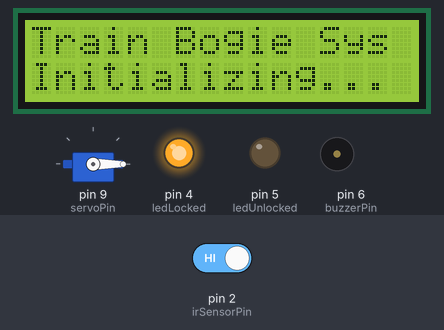
Recording of a sketch running on a simulated Arduino Uno, built with avr-gcc and run on an emulated ATmega328P. Shown: servo, 16×2 character LCD, output pins drawn as LEDs (lit = HIGH), buzzer (waves = sounding, pin HIGH). Inputs (shaded band) come from the test bench; at power-on: pin 2 (irSensorPin) HIGH. The modem accepts every AT command (registered, SIM ready, sends succeed) and sends nothing else; what the sketch prints to the serial monitor is not drawn.

Above: at 0.1 s.
At 3.7 s:
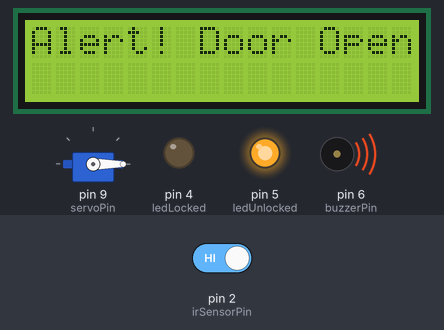
Timing chart, 0 to 5.2 s (numbered marks = the images above):
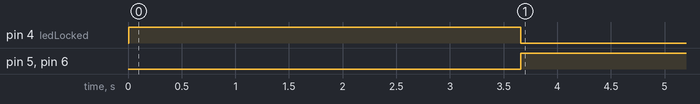

The sketch:

updated_arduino.ino
```cpp
#include <Servo.h>
#include <SoftwareSerial.h>
#include <Wire.h>
#include <LiquidCrystal_I2C.h>

// Pins
const int servoPin = 9;
const int irSensorPin = 2;
const int ledLocked = 4;
const int ledUnlocked = 5;
const int buzzerPin = 6;

// Objects
Servo lockServo;
SoftwareSerial gsmSerial(10, 11); // RX, TX pins for SIM800L
LiquidCrystal_I2C lcd(0x27, 16, 2);

// Variables
String incomingSMS = "";
bool doorLocked = false;
bool alertSent = false;

void setup() {
  Serial.begin(9600);
  gsmSerial.begin(9600);

  pinMode(irSensorPin, INPUT);
  pinMode(ledLocked, OUTPUT);
  pinMode(ledUnlocked, OUTPUT);
  pinMode(buzzerPin, OUTPUT);

  lockServo.attach(servoPin);
  lockDoor();

  lcd.init();
  lcd.backlight();
  lcd.setCursor(0,0);
  lcd.print("Train Bogie Sys");
  lcd.setCursor(0,1);
  lcd.print("Initializing...");
  delay(2000);

  sendATCommand("AT");
  sendATCommand("AT+CMGF=1");     // SMS text mode
  sendATCommand("AT+CNMI=2,2,0,0,0"); // Direct SMS to serial

  lcd.clear();
  updateLCDStatus();
}

void loop() {
  monitorDoor();
  receiveSMS();
}

void monitorDoor() {
  int doorState = digitalRead(irSensorPin);
  if (doorLocked && doorState == HIGH && !alertSent) {
    // Door opened while locked - unauthorized
    alertSent = true;
    digitalWrite(buzzerPin, HIGH);
    digitalWrite(ledUnlocked, HIGH);
    digitalWrite(ledLocked, LOW);
    lcd.clear();
    lcd.print("Alert! Door Open");
    sendSMS("Alert! Train bogie door opened unauthorized.");
  }
  if (doorState == LOW) {
    // Door closed
    digitalWrite(buzzerPin, LOW);
    digitalWrite(ledLocked, doorLocked ? HIGH : LOW);
    digitalWrite(ledUnlocked, doorLocked ? LOW : HIGH);
    if(alertSent) {
      alertSent = false;
      updateLCDStatus();
    }
  }
}

void receiveSMS() {
  while (gsmSerial.available()) {
    char c = gsmSerial.read();
    Serial.write(c);

    if (c == '\n' || c == '\r') {
      if (incomingSMS.length() > 0) {
        handleSMS(incomingSMS);
        incomingSMS = "";
      }
    } else {
      incomingSMS += c;
    }
  }
}

void handleSMS(String sms) {
  sms.trim();
  sms.toUpperCase();

  Serial.print("Received SMS: ");
  Serial.println(sms);

  if (sms.indexOf("OPEN") != -1) {
    unlockDoor();
    sendSMS("Door is now OPENED.");
  } else if (sms.indexOf("CLOSE") != -1) {
    lockDoor();
    sendSMS("Door is now LOCKED.");
  }
}

void sendSMS(String message) {
  gsmSerial.println("AT+CMGF=1");
  delay(100);
  gsmSerial.println("AT+CMGS=\"+911234567890\""); // Replace with your phone number
  delay(100);
  gsmSerial.print(message);
  delay(100);
  gsmSerial.write(26); // Ctrl+Z to send
  delay(5000);
  Serial.println("SMS sent: " + message);
}

void sendATCommand(String cmd) {
  gsmSerial.println(cmd);
  delay(500);
  while (gsmSerial.available()) {
    Serial.write(gsmSerial.read());
  }
}

void lockDoor() {
  lockServo.write(0);  // Adjust angle for lock
  doorLocked = true;
  updateLCDStatus();
  digitalWrite(ledLocked, HIGH);
  digitalWrite(ledUnlocked, LOW);
  digitalWrite(buzzerPin, LOW);
  Serial.println("Door Locked.");
}

void unlockDoor() {
  lockServo.write(90); // Adjust angle for unlock
  doorLocked = false;
  updateLCDStatus();
  digitalWrite(ledLocked, LOW);
  digitalWrite(ledUnlocked, HIGH);
  digitalWrite(buzzerPin, LOW);
  Serial.println("Door Unlocked.");
}

void updateLCDStatus() {
  lcd.clear();
  lcd.setCursor(0,0);
  lcd.print("Door Status:");
  lcd.setCursor(0,1);
  if (doorLocked) {
    lcd.print("Locked");
  } else {
    lcd.print("Unlocked");
  }
}
```

Measured:
- by itself, pin 4 (ledLocked): HIGH → LOW at 3.7 s
- by itself, pin 5 (ledUnlocked), pin 6 (buzzerPin): LOW → HIGH at 3.7 s
